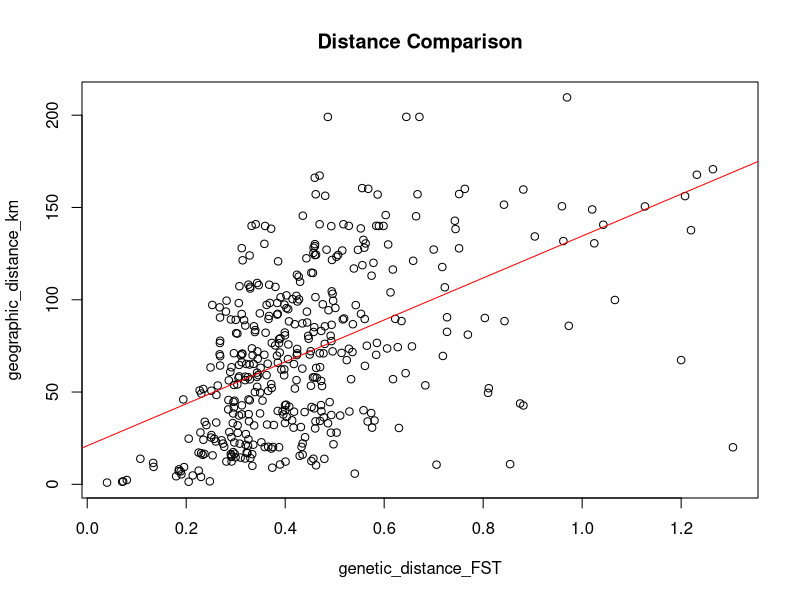

Generate this figure with R:
setwd("/WORK/PATH/venus_flytrap/IBD")
.libPaths(new ="/PATH/TO/PACKAGES/R_lib_new/")

#package.install('vegan')

library(vegan)
#Loading required package: permute
#Loading required package: lattice
#This is vegan 2.6-10

dist1 <- read.csv("genetic_distance_matrix3.csv", row.names = 1, header = TRUE)
dist2 <- read.csv("geographic_distance_matrix_km3.csv", row.names = 1, header = TRUE)
pop1 <- rownames(dist1)
pop2 <- rownames(dist2)
common_pops <- intersect(pop1, pop2)
#length(common_pops)
#[1] 33
#head(common_pops)
#[1] "BIL"  "BRC"  "BSL1" "BSL3" "BSLO" "CI"
dist1_common <- dist1[common_pops, common_pops]
dist2_common <- dist2[common_pops, common_pops]
dim(dist1_common)
#[1] 33 33
#dim(dist2_common)
#[1] 33 33

dist1_matrix <- as.dist(dist1_common)
dist2_matrix <- as.dist(dist2_common)
mantel_result <- mantel(dist1_matrix, dist2_matrix, method = "pearson", permutations = 9999)
print(mantel_result)

#Mantel statistic based on Pearson's product-moment correlation

#Call:
#mantel(xdis = dist1_matrix, ydis = dist2_matrix, method = "pearson",      permutations = 9999)

#Mantel statistic based on Pearson's product-moment correlation
#
#Call:
#mantel(xdis = dist1_matrix, ydis = dist2_matrix, method = "pearson",      permutations = 9999)
#
#Mantel statistic r: 0.5893
#      Significance: 1e-04
#
#Upper quantiles of permutations (null model):
#  90%   95% 97.5%   99%
#0.127 0.162 0.193 0.226
#Permutation: free
#Number of permutations: 9999

pdf("mantel_plot2.pdf", width = 8, height = 6)


## Scatterplot of distances
plot(dist1_matrix, dist2_matrix,
      xlab = "genetic_distance_FST", ylab = "geographic_distance_km",
      main = "Distance Comparison")
abline(lm(as.vector(dist2_matrix) ~ as.vector(dist1_matrix)), col = "red")

dev.off()
